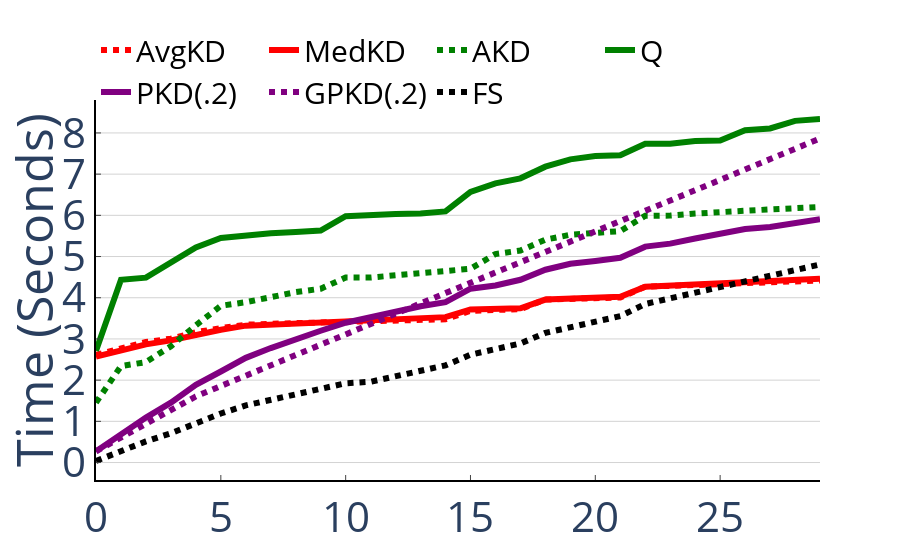

The notebook cell this image was saved under:
### Code cell
a = cummulative('Genomics Mixed', [
    'AverageKDTree',
    'MedianKDTree',
    'CrackingKDTree',
    'Quasii',
    'ProgressiveIndex',
    'ProgressiveIndexCostModel',
    'FullScan'
], 30)
a.update_layout(
    legend_orientation="h",
    legend=dict(
        x=.0,
        y=1.2,
        font=dict(
            size=30,
            color="black"
        )
    )
)
save_figure(a, 'payoff-cummulative.pdf')
a

### Figure 1 — Plotly figure (JSON) as saved in the notebook; plotly's stock layout.template omitted (floating-point values rounded to 4 significant figures)
{"data": [{"line": {"dash": "dot", "width": 6}, "marker": {"color": "red"}, "mode": "lines", "name": "AvgKD", "type": "scatter", "x": [0, 1, 2, 3, 4, 5, 6, 7, 8, 9, 10, 11, 12, 13, 14, 15, 16, 17, 18, 19, 20, 21, 22, 23, 24, 25, 26, 27, 28, 29], "y": [2.611, 2.77, 2.925, 3.005, 3.163, 3.264, 3.346, 3.368, 3.381, 3.392, 3.417, 3.419, 3.425, 3.445, 3.477, 3.683, 3.7, 3.724, 3.956, 3.976, 3.987, 4.005, 4.269, 4.28, 4.307, 4.329, 4.355, 4.383, 4.404, 4.418]}, {"line": {"dash": "solid", "width": 6}, "marker": {"color": "red"}, "mode": "lines", "name": "MedKD", "type": "scatter", "x": [0, 1, 2, 3, 4, 5, 6, 7, 8, 9, 10, 11, 12, 13, 14, 15, 16, 17, 18, 19, 20, 21, 22, 23, 24, 25, 26, 27, 28, 29], "y": [2.571, 2.723, 2.868, 2.965, 3.111, 3.224, 3.323, 3.344, 3.377, 3.404, 3.428, 3.432, 3.461, 3.491, 3.529, 3.717, 3.729, 3.743, 3.956, 3.977, 4.012, 4.024, 4.267, 4.291, 4.325, 4.347, 4.374, 4.412, 4.432, 4.462]}, {"line": {"dash": "dot", "width": 6}, "marker": {"color": "green"}, "mode": "lines", "name": "AKD", "type": "scatter", "x": [0, 1, 2, 3, 4, 5, 6, 7, 8, 9, 10, 11, 12, 13, 14, 15, 16, 17, 18, 19, 20, 21, 22, 23, 24, 25, 26, 27, 28, 29], "y": [1.454, 2.341, 2.438, 2.824, 3.33, 3.805, 3.891, 4.012, 4.136, 4.219, 4.49, 4.491, 4.543, 4.581, 4.62, 4.703, 5.061, 5.145, 5.41, 5.529, 5.574, 5.617, 5.99, 5.994, 6.042, 6.092, 6.111, 6.144, 6.179, 6.202]}, {"line": {"dash": "solid", "width": 6}, "marker": {"color": "green"}, "mode": "lines", "name": "Q", "type": "scatter", "x": [0, 1, 2, 3, 4, 5, 6, 7, 8, 9, 10, 11, 12, 13, 14, 15, 16, 17, 18, 19, 20, 21, 22, 23, 24, 25, 26, 27, 28, 29], "y": [2.715, 4.436, 4.487, 4.871, 5.221, 5.449, 5.524, 5.563, 5.598, 5.63, 5.98, 6.023, 6.034, 6.042, 6.095, 6.569, 6.775, 6.898, 7.181, 7.359, 7.438, 7.457, 7.736, 7.739, 7.802, 7.818, 8.067, 8.109, 8.294, 8.338]}, {"line": {"dash": "solid", "width": 6}, "marker": {"color": "purple"}, "mode": "lines", "name": "PKD(.2)", "type": "scatter", "x": [0, 1, 2, 3, 4, 5, 6, 7, 8, 9, 10, 11, 12, 13, 14, 15, 16, 17, 18, 19, 20, 21, 22, 23, 24, 25, 26, 27, 28, 29], "y": [0.2729, 0.6948, 1.09, 1.454, 1.886, 2.21, 2.541, 2.779, 3.003, 3.198, 3.393, 3.527, 3.681, 3.794, 3.894, 4.219, 4.297, 4.436, 4.68, 4.825, 4.894, 4.971, 5.24, 5.313, 5.438, 5.565, 5.669, 5.719, 5.827, 5.907]}, {"line": {"dash": "dot", "width": 6}, "marker": {"color": "purple"}, "mode": "lines", "name": "GPKD(.2)", "type": "scatter", "x": [0, 1, 2, 3, 4, 5, 6, 7, 8, 9, 10, 11, 12, 13, 14, 15, 16, 17, 18, 19, 20, 21, 22, 23, 24, 25, 26, 27, 28, 29], "y": [0.2735, 0.6022, 0.9278, 1.285, 1.605, 1.858, 2.104, 2.359, 2.611, 2.858, 3.11, 3.359, 3.609, 3.863, 4.113, 4.363, 4.609, 4.857, 5.106, 5.357, 5.605, 5.851, 6.103, 6.357, 6.605, 6.859, 7.114, 7.361, 7.614, 7.865]}, {"line": {"dash": "dot", "width": 6}, "marker": {"color": "black"}, "mode": "lines", "name": "FS", "type": "scatter", "x": [0, 1, 2, 3, 4, 5, 6, 7, 8, 9, 10, 11, 12, 13, 14, 15, 16, 17, 18, 19, 20, 21, 22, 23, 24, 25, 26, 27, 28, 29], "y": [0.03749, 0.2754, 0.514, 0.71, 0.9498, 1.19, 1.387, 1.524, 1.656, 1.785, 1.924, 1.961, 2.09, 2.219, 2.359, 2.617, 2.752, 2.891, 3.147, 3.283, 3.421, 3.555, 3.848, 3.98, 4.117, 4.257, 4.399, 4.537, 4.674, 4.808]}], "layout": {"font": {"size": 42}, "legend": {"font": {"color": "black", "size": 30}, "orientation": "h", "x": 0, "y": 1.2}, "plot_bgcolor": "rgba(0,0,0,0)", "showlegend": true, "xaxis": {"linecolor": "black", "linewidth": 2, "showline": true, "ticklen": 5, "ticks": "inside", "zeroline": true}, "yaxis": {"gridcolor": "lightgrey", "gridwidth": 1, "linecolor": "black", "linewidth": 2, "showgrid": true, "showline": true, "ticklen": 5, "ticks": "inside", "title": {"text": "Time (Seconds)"}, "zeroline": false, "zerolinecolor": "rgba(0, 0, 0, 0)"}}}
